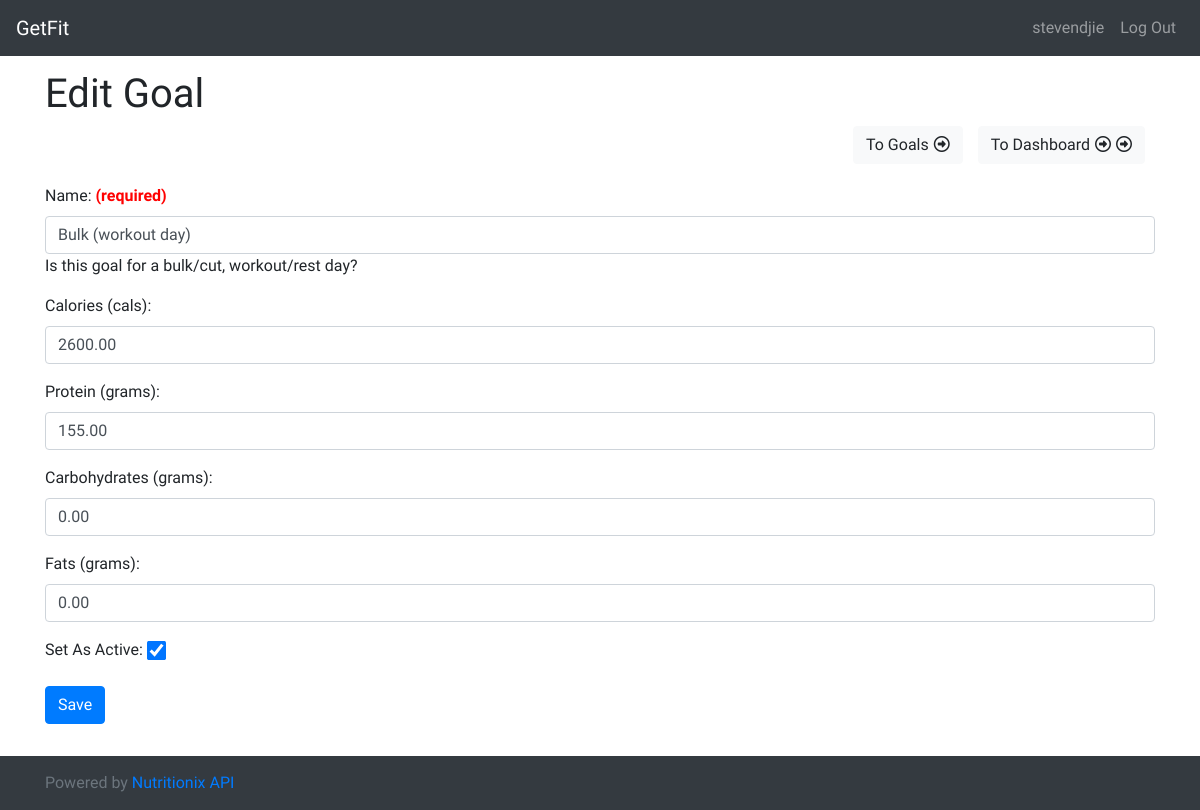
The app's page /counter/edit_goal/37/ (signed in), older data.
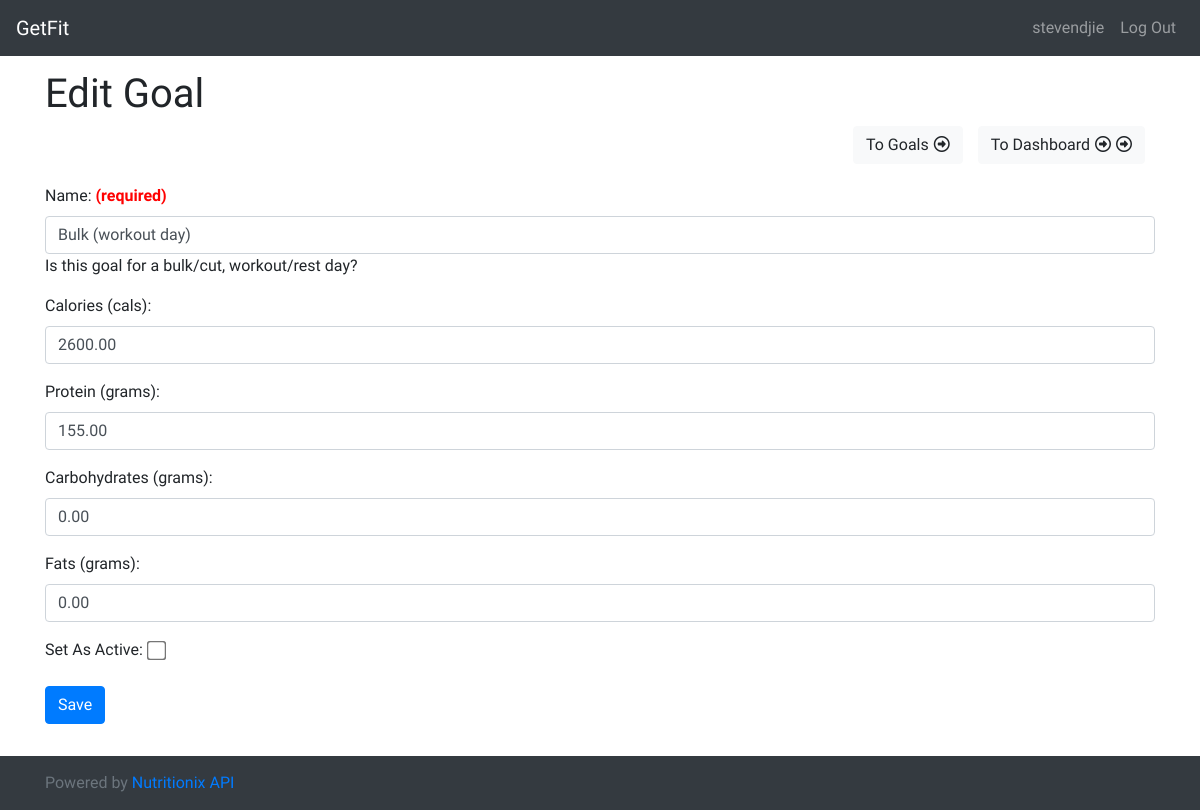
The same page, newer data.
### counter/models.py (models this page shows, shortened)
class Goal(models.Model):
   protein = models.DecimalField(max_digits=15, decimal_places=2)
   carbohydrates = models.DecimalField(max_digits=15, decimal_places=2)
   fats = models.DecimalField(max_digits=15, decimal_places=2)
   calories = models.DecimalField(max_digits=15, decimal_places=2)
   name = models.CharField(max_length=200, blank=False)
   isActive = models.BooleanField(default=False)
   dateAdded = models.DateTimeField(auto_now=True, null=True)

### counter/views/goal_views.py (the view, shortened to what this page needs)
# urls.py: url(r'^edit_goal/(?P<pk>\d+)/$', views.editGoal, name='editGoal'),
@login_required
def editGoal(request, pk):
    toBeEdited = Goal.objects.get(id=pk)
    if request.method == 'GET':
        form=GoalForm(instance=toBeEdited)
        context = {
            'form' : form,
            'toBeEdited' : toBeEdited,
        }
        return render(request, 'counter/edit_goal.html', context=context)

### counter/models.py
class GoalForm(ModelForm):
    class Meta:
        model = Goal
        fields = ['name', 'calories', 'protein', 'carbohydrates', 'fats', 'isActive']
        labels = {
            'name' : 'Name',
            'calories' : 'Calories (cals)',
            'protein' : 'Protein (grams)',
            'carbohydrates' : 'Carbohydrates (grams)',
            'fats' : 'Fats (grams)',
            'isActive' : 'Set As Active'
        }
        help_texts = {
            'name': 'Is this goal for a bulk/cut, workout/rest day?',
        }
        error_messages = {
            'name': {
                'max_length': "Name is too long.",
                'blank' : "This field is required.",
            },
        }
    def __init__(self, *args, **kwargs):
        super(GoalForm, self).__init__(*args, **kwargs)
        fields = ['calories', 'protein', 'carbohydrates', 'fats', 'isActive']
        for f in self.fields:
            self.fields[f].required = False

### counter/templates/counter/edit_goal.html (shortened to what this page needs)
{% extends 'counter/base.html' %}
{% block body %}
<h1>Edit Goal</h1>
<div class="button-panel d-flex flex-row-reverse">
    <a href="{% url 'counter:index' %}" class="secondButton"><button name="newGoal" class="btn btn-light">To Dashboard<i class="fa fa-arrow-circle-o-right" aria-hidden="true"></i><i class="fa fa-arrow-circle-o-right" aria-hidden="true"></i></button></a>
    <a href="{% url 'counter:viewGoals' %}"><button name="newGoal" class="btn btn-light">To Goals<i class="fa fa-arrow-circle-o-right" aria-hidden="true"></i></button></a>
</div>
<form action="{% url 'counter:editGoal' toBeEdited.id %}" method="post">
{{ form.as_p }}
<button name="submit" class="btn btn-primary">Save</button>
</form>
{% endblock %}

Row changes from the older to the newer data that the page shows:
changed Goal "Bulk (workout day)": isActive "☑" → "☐"
